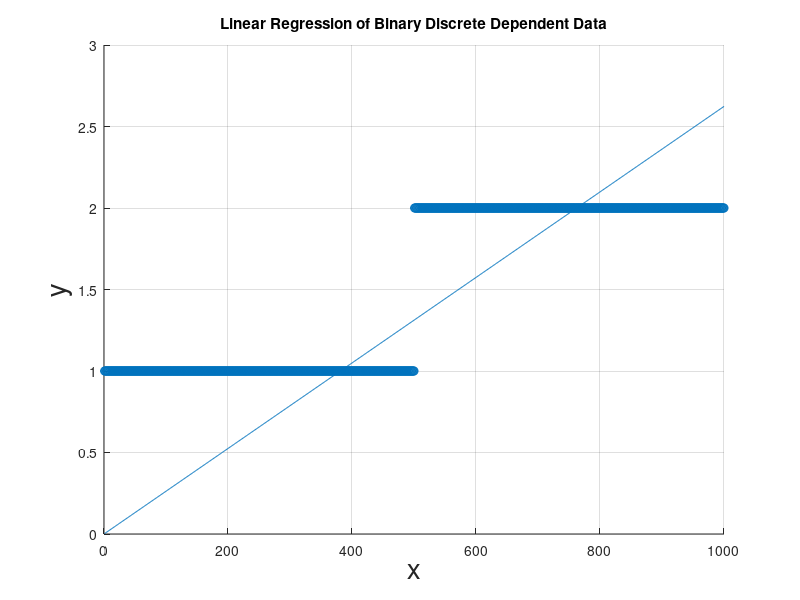

Source code (MATLAB):
x = 1:1000';
x = x';
y = [ones(1,500), 2*ones(1,500)]';
b = x\y;
scatter(x,y);
hold on;
yCalc = b*x;
plot(x,yCalc);
xlabel('x','FontSize',20); ylabel('y','FontSize',20); title('Linear Regression of Binary Discrete Dependent Data');
grid on;